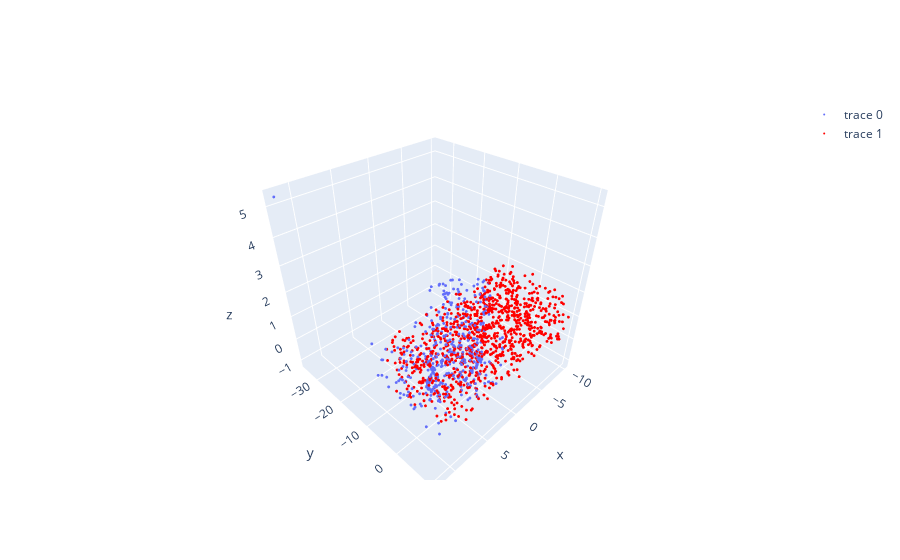

Here is the notebook cell this chart was saved with:
### Code cell
fig = go.Figure()
world_points = vo.get_map()['points']

world_points_hom = np.hstack((world_points, np.ones((len(world_points), 1))))
C = camera.get_camera_transform()
world_points = (C @ world_points_hom.T).T
print('Number of world points: ', len(world_points))

x_coords = [point[0]*0.208 for point in world_points]
y_coords = [point[1]*0.208 for point in world_points]
z_coords = [point[2]*0.208 for point in world_points]

fig.add_trace(go.Scatter3d(x=x_coords, y=y_coords, z=z_coords, mode='markers', marker=dict(size=1)))


points = []
world_points = data.get_world()
for i in range(len(world_points)):
    landmark_position = world_points[i]['landmark_position']   
    points.append(landmark_position)

x_coords = [point[0] for point in points]
y_coords = [point[1] for point in points]
z_coords = [point[2] for point in points]

fig.add_trace(go.Scatter3d(x=x_coords, y=y_coords, z=z_coords, mode='markers', marker=dict(size=1, color='red')))



fig.show()

### Figure 1 — Plotly figure (JSON) as saved in the notebook; plotly's stock layout.template omitted (floating-point values rounded to 4 significant figures; data arrays with more than 128 entries replaced by an {"elided": "..."} marker saying what was removed)
{"data": [{"marker": {"size": 1}, "mode": "markers", "type": "scatter3d", "x": {"elided": "490 float values"}, "y": {"elided": "490 float values"}, "z": {"elided": "490 float values"}}, {"marker": {"color": "red", "size": 1}, "mode": "markers", "type": "scatter3d", "x": {"elided": "1000 float values"}, "y": {"elided": "1000 float values"}, "z": {"elided": "1000 float values"}}], "layout": {}}
